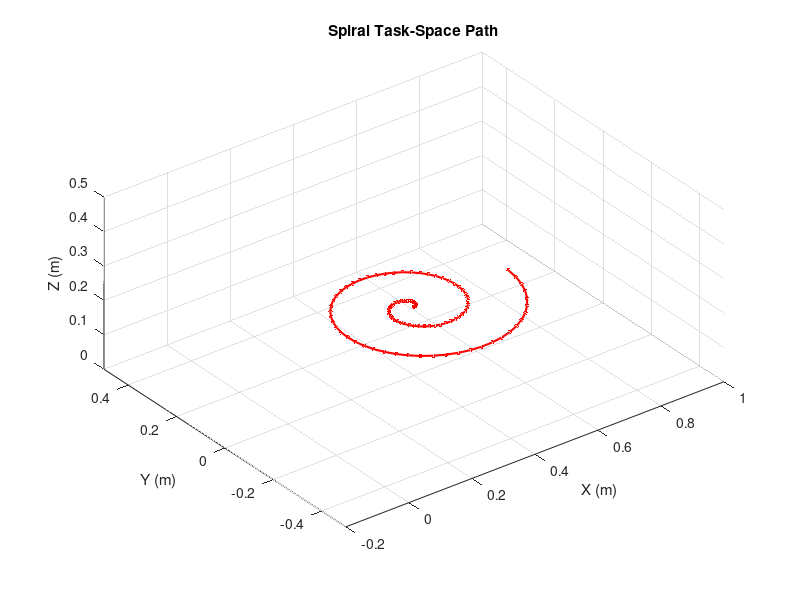

Reproduce this figure in MATLAB. (Note: this script raises an error after producing the figure.)
%% RBE/ME 501 - Robot Dynamics - Spring 2025
% Homework 3, Problem 3 - FABRIK Real Robot
% Instructor: L. Fichera, <loris@wpi.edu>

close all; clear; clc;

%% Initialize the model of the robot
link_lengths = [0.32; 0.225; 0.035; 0.225; 0.035; 0.055];
N_links = length(link_lengths);
N_points = N_links + 1;

%% Generate the task-space spiral path
nPts = 100;
fprintf('Generating task space path... ');
phi = linspace(0, 4*pi, nPts);
r = linspace(0, 0.3, nPts);
x = r .* cos(phi) + 0.4;
y = r .* sin(phi);
z = 0.2 * ones(1, nPts); % Flat spiral at constant height
path = [x; y; z];
fprintf('Done.\n');

%% Plot the spiral task-space path
figure;
plot3(path(1,:), path(2,:), path(3,:), 'r.-', 'MarkerSize', 10, 'LineWidth', 1.5);
grid on;
axis equal;
xlabel('X (m)');
ylabel('Y (m)');
zlabel('Z (m)');
title('Spiral Task-Space Path');
view(3);

xlim([-0.2 1]);
ylim([-0.5 0.5]);
zlim([0 0.5]);

%% Define joint rotation axes
joint_axes = [
    0 0 1;  % Joint 1 rotates about Z
    0 1 0;  % Joint 2 rotates about Y
    0 1 0;  % Joint 3 rotates about Y
    0 0 1;  % Joint 4 rotates about Z
    0 1 0;  % Joint 5 rotates about Y
    0 0 1;  % Joint 6 rotates about Z
];

%% Solve IK for each target point
solutions = cell(1, nPts);
joint_angles = cell(1, nPts);

for ii = 1:nPts
    % Initial straight configuration along Z
    joint_positions = zeros(N_points,3);
    for k = 2:N_points
        joint_positions(k,:) = joint_positions(k-1,:) + [0 0 link_lengths(k-1)];
    end

    target_pos = path(:,ii)';
    
    joint_positions_new = FABRIK_r(joint_positions, link_lengths, target_pos, 1e-3, 5000);
    
    solutions{ii} = joint_positions_new;
    joint_angles{ii} = extract_joint_angles(joint_positions_new, joint_axes);
end

fprintf('Solved FABRIK for %d target positions!\n', nPts);

%% Animate Robot Following the Spiral Path
figure;
hold on;
grid on;
axis equal;
xlabel('X (m)');
ylabel('Y (m)');
zlabel('Z (m)');
title('Robot Following Spiral Path (FABRIK with Moving Frames)');
view(3);

xlim([-1 1]);
ylim([-1 1]);
zlim([0 1.5]);

% Plot spiral path underneath
plot3(path(1,:), path(2,:), path(3,:), 'r--', 'LineWidth', 1.5);

h = plot3(0,0,0,'-o','LineWidth',2,'MarkerSize',6);

for ii = 1:nPts
    joint_positions = solutions{ii};
    
    set(h, 'XData', joint_positions(:,1), ...
           'YData', joint_positions(:,2), ...
           'ZData', joint_positions(:,3));
    drawnow;
    pause(0.05); % Faster animation
end
